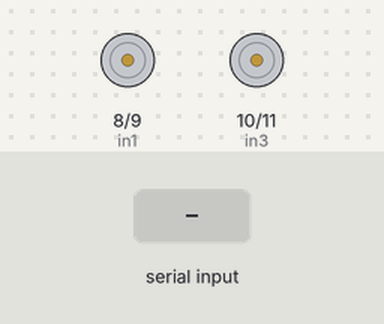
A sketch run on a simulated Arduino Uno, built with avr-gcc and run on an emulated ATmega328P. Parts: motor-driver pin pairs drawn as motors (green arrow = first pin HIGH = forward, orange = second pin HIGH = backward, longer = more drive, scaled by the enable pin). Inputs (shaded band) come from the test bench.

Above: at 1.2 s.
1.3 s: "1" received over Serial
At 2.4 s:
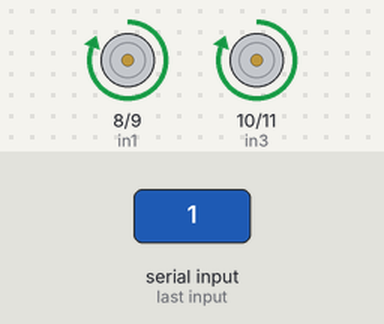
2.8 s: "2" received over Serial
At 3.5 s:
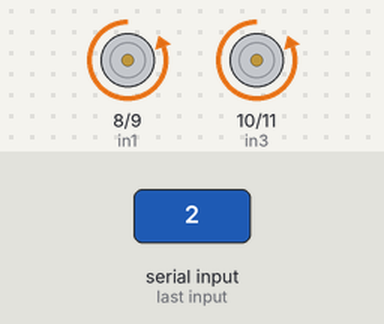
4.3 s: "3" received over Serial
At 4.7 s:
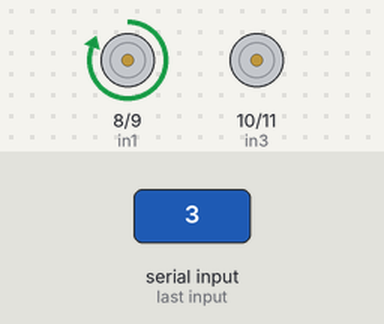
5.8 s: "4" received over Serial
At 7.0 s:
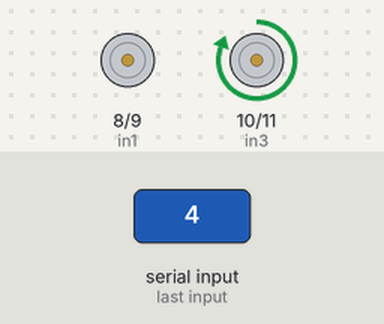
7.3 s: "0" received over Serial
At 8.2 s:
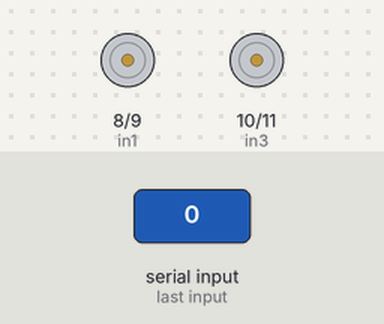
Timing chart, 0 to 9.8 s (numbered marks = the images above; inputs shaded):
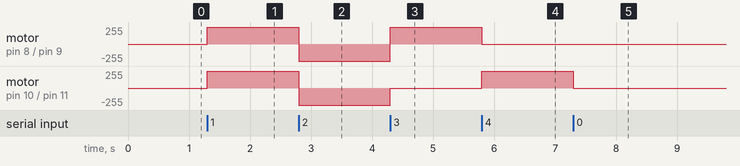

The sketch:

hal_robot.ino
```cpp
#include <Servo.h>

Servo servo_one;  // create servo object to control a servo
Servo servo_two;  // create servo object to control a servo
// twelve servo objects can be created on most boards
int pos = 0;    // variable to store the servo position
// servos
const int servo_one_pin = 0;
//const int servo_two_pin = 1;
// Motor A [Right Side]
const int enA = 4;
const int in1 = 8;
const int in2 = 9;
// Motor B [Left Side]
const int enB = 6;
const int in3 = 10;
const int in4 = 11;

char receivedChar;
boolean newData = false;

void setup() {
  //Serial
  Serial.begin(115200);
  //set servo pins
  //servo_one.attach(servo_one_pin);
  //servo_two.attach(servo_two_pin);
  // set all the motor control pins to outputs
  pinMode(enA, OUTPUT);
  pinMode(enB, OUTPUT);
  pinMode(in1, OUTPUT);
  pinMode(in2, OUTPUT);
  pinMode(in3, OUTPUT);
  pinMode(in4, OUTPUT);
}

void move_servo(Servo servo){
  for (pos = 0; pos <= 180; pos += 1) { // goes from 0 degrees to 180 degrees
    // in steps of 1 degree
    servo.write(pos);              // tell servo to go to position in variable 'pos'
    delay(15);                       // waits 15ms for the servo to reach the position
  }
  for (pos = 180; pos >= 0; pos -= 1) { // goes from 180 degrees to 0 degrees
    servo.write(pos);              // tell servo to go to position in variable 'pos'
    delay(15);                       // waits 15ms for the servo to reach the position
  }
}

void moveForward(int speed)
{
  analogWrite(enA, speed);
  analogWrite(enB, speed);
  digitalWrite(in1, HIGH);
  digitalWrite(in2, LOW);
  digitalWrite(in3, HIGH);
  digitalWrite(in4, LOW);
}

void moveBackwards(int speed)
{
  analogWrite(enA, speed);
  analogWrite(enB, speed);
  digitalWrite(in1, LOW);
  digitalWrite(in2, HIGH);
  digitalWrite(in3, LOW);
  digitalWrite(in4, HIGH);
}

void moveRight(int speed)
{
  analogWrite(enA, speed);
  analogWrite(enB, speed);
  digitalWrite(in1, LOW);
  digitalWrite(in2, LOW);
  digitalWrite(in3, HIGH);
  digitalWrite(in4, LOW);
}

void moveLeft(int speed)
{
  analogWrite(enA, speed);
  analogWrite(enB, speed);
  digitalWrite(in1, HIGH);
  digitalWrite(in2, LOW);
  digitalWrite(in3, LOW);
  digitalWrite(in4, LOW);
}

void moveStop()
{
  digitalWrite(in1, LOW);
  digitalWrite(in2, LOW);
  digitalWrite(in3, LOW);
  digitalWrite(in4, LOW);
  delay(200);
}

void run_command(char* command){
  if(command[0] == '1') {
    moveForward(255);
  }
  if(command[0] == '2') {
    moveBackwards(255);
  }
  if(command[0] =='3') {
    moveLeft(255);
  }
  if(command[0] == '4') {
    moveRight(255);
  }
  if(command[0] == '0') {
    moveStop();
  }
}

void loop() {
  if(Serial.available() > 0) {
    char data = Serial.read();
    char str[2];
    str[0] = data;
    str[1] = '\0';
    run_command(str);
  }
}
```

Measured:
- after the input at 1.3 s, motor on pin 8 (in1) / pin 9 (in2), motor on pin 10 (in3) / pin 11 (in4): stopped → forward 255/255 at once
- after the input at 2.8 s, motor on pin 8 (in1) / pin 9 (in2), motor on pin 10 (in3) / pin 11 (in4): forward 255/255 → backward 255/255 at once
- after the input at 4.3 s, motor on pin 8 (in1) / pin 9 (in2): backward 255/255 → forward 255/255 at once; motor on pin 10 (in3) / pin 11 (in4): backward 255/255 → stopped at once
- after the input at 5.8 s, motor on pin 8 (in1) / pin 9 (in2): forward 255/255 → stopped at once; motor on pin 10 (in3) / pin 11 (in4): stopped → forward 255/255 at once
- after the input at 7.3 s, motor on pin 10 (in3) / pin 11 (in4): forward 255/255 → stopped at once
